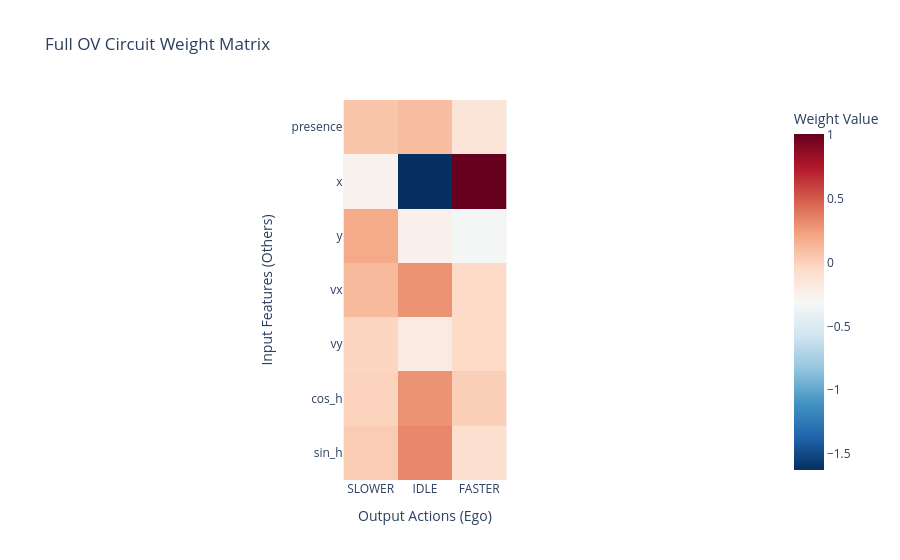

This figure's notebook cell:
### Markdown cell above
## Full OV circuit

### Code cell
ov_circuit = W_E_others.T @ W_OV @ W_U_out
fig = px.imshow(
    ov_circuit, 
    color_continuous_scale='RdBu_r', 
    title='Full OV Circuit Weight Matrix', 
    labels={'x':'Output Actions (Ego)', 'y':'Input Features (Others)'},
    x=["SLOWER", "IDLE", "FASTER"],
    y=["presence", "x", "y", "vx", "vy", "cos_h", "sin_h"],
)
fig.update_layout(coloraxis_colorbar=dict(title='Weight Value'))
fig.show()

### Figure 1 — Plotly figure (JSON) as saved in the notebook; plotly's stock layout.template omitted (floating-point values rounded to 4 significant figures)
{"data": [{"coloraxis": "coloraxis", "hovertemplate": "Output Actions (Ego): %{x}<br>Input Features (Others): %{y}<br>color: %{z}<extra></extra>", "name": "0", "type": "heatmap", "x": ["SLOWER", "IDLE", "FASTER"], "xaxis": "x", "y": ["presence", "x", "y", "vx", "vy", "cos_h", "sin_h"], "yaxis": "y", "z": [[0.05881, 0.1047, -0.1414], [-0.2534, -1.627, 1.009], [0.1881, -0.2418, -0.3302], [0.1136, 0.2867, -0.04846], [-0.02315, -0.1873, -0.04372], [-0.003863, 0.2883, 0.00688], [0.0304, 0.3322, -0.08538]]}], "layout": {"coloraxis": {"colorbar": {"title": {"text": "Weight Value"}}, "colorscale": [[0, "rgb(5,48,97)"], [0.1, "rgb(33,102,172)"], [0.2, "rgb(67,147,195)"], [0.3, "rgb(146,197,222)"], [0.4, "rgb(209,229,240)"], [0.5, "rgb(247,247,247)"], [0.6, "rgb(253,219,199)"], [0.7, "rgb(244,165,130)"], [0.8, "rgb(214,96,77)"], [0.9, "rgb(178,24,43)"], [1, "rgb(103,0,31)"]]}, "title": {"text": "Full OV Circuit Weight Matrix"}, "xaxis": {"anchor": "y", "constrain": "domain", "domain": [0, 1], "scaleanchor": "y", "title": {"text": "Output Actions (Ego)"}}, "yaxis": {"anchor": "x", "autorange": "reversed", "constrain": "domain", "domain": [0, 1], "title": {"text": "Input Features (Others)"}}}}
